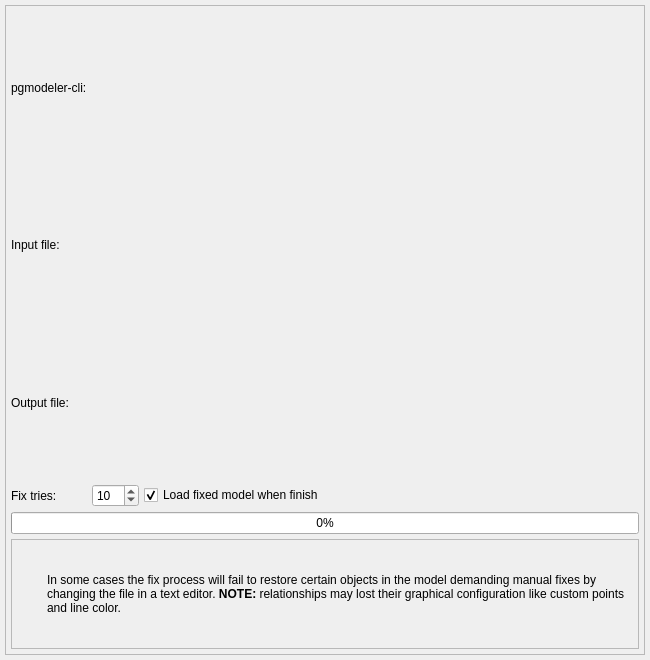
<?xml version="1.0" encoding="UTF-8"?>
<ui version="4.0">
 <class>ModelFixWidget</class>
 <widget class="QWidget" name="ModelFixWidget">
  <property name="geometry">
   <rect>
    <x>0</x>
    <y>0</y>
    <width>650</width>
    <height>660</height>
   </rect>
  </property>
  <property name="sizePolicy">
   <sizepolicy hsizetype="Preferred" vsizetype="Preferred">
    <horstretch>0</horstretch>
    <verstretch>0</verstretch>
   </sizepolicy>
  </property>
  <property name="minimumSize">
   <size>
    <width>650</width>
    <height>660</height>
   </size>
  </property>
  <property name="maximumSize">
   <size>
    <width>16777215</width>
    <height>16777215</height>
   </size>
  </property>
  <property name="windowTitle">
   <string>Fix database model file</string>
  </property>
  <property name="windowIcon">
   <iconset resource="../../../../priv-plugins/res/logoicons.qrc">
    <normaloff>:/icons/icons/pgmodeler_logo.png</normaloff>:/icons/icons/pgmodeler_logo.png</iconset>
  </property>
  <layout class="QGridLayout" name="gridLayout_3">
   <property name="leftMargin">
    <number>5</number>
   </property>
   <property name="topMargin">
    <number>5</number>
   </property>
   <property name="rightMargin">
    <number>5</number>
   </property>
   <property name="bottomMargin">
    <number>5</number>
   </property>
   <property name="spacing">
    <number>5</number>
   </property>
   <item row="0" column="0" colspan="2">
    <widget class="QFrame" name="bg_frame">
     <property name="enabled">
      <bool>true</bool>
     </property>
     <property name="sizePolicy">
      <sizepolicy hsizetype="Expanding" vsizetype="Expanding">
       <horstretch>0</horstretch>
       <verstretch>0</verstretch>
      </sizepolicy>
     </property>
     <property name="frameShape">
      <enum>QFrame::Shape::StyledPanel</enum>
     </property>
     <property name="frameShadow">
      <enum>QFrame::Shadow::Plain</enum>
     </property>
     <layout class="QGridLayout" name="model_fix_grid">
      <property name="leftMargin">
       <number>5</number>
      </property>
      <property name="topMargin">
       <number>5</number>
      </property>
      <property name="rightMargin">
       <number>5</number>
      </property>
      <property name="bottomMargin">
       <number>5</number>
      </property>
      <property name="spacing">
       <number>5</number>
      </property>
      <item row="4" column="0" colspan="3">
       <layout class="QVBoxLayout" name="output_lt"/>
      </item>
      <item row="3" column="2">
       <layout class="QHBoxLayout" name="horizontalLayout_2">
        <property name="spacing">
         <number>5</number>
        </property>
        <item>
         <widget class="QSpinBox" name="fix_tries_sb">
          <property name="minimum">
           <number>1</number>
          </property>
          <property name="maximum">
           <number>100</number>
          </property>
          <property name="value">
           <number>10</number>
          </property>
         </widget>
        </item>
        <item>
         <widget class="QCheckBox" name="load_model_chk">
          <property name="sizePolicy">
           <sizepolicy hsizetype="Expanding" vsizetype="Fixed">
            <horstretch>0</horstretch>
            <verstretch>0</verstretch>
           </sizepolicy>
          </property>
          <property name="text">
           <string>Load fixed model when finish</string>
          </property>
          <property name="checked">
           <bool>true</bool>
          </property>
         </widget>
        </item>
       </layout>
      </item>
      <item row="3" column="0">
       <widget class="QLabel" name="label_6">
        <property name="text">
         <string>Fix tries:</string>
        </property>
       </widget>
      </item>
      <item row="2" column="0">
       <widget class="QLabel" name="label_5">
        <property name="sizePolicy">
         <sizepolicy hsizetype="Fixed" vsizetype="Preferred">
          <horstretch>0</horstretch>
          <verstretch>0</verstretch>
         </sizepolicy>
        </property>
        <property name="text">
         <string>Output file:</string>
        </property>
       </widget>
      </item>
      <item row="0" column="0" colspan="2">
       <widget class="QLabel" name="pgmodeler_cli_lbl">
        <property name="sizePolicy">
         <sizepolicy hsizetype="Fixed" vsizetype="Preferred">
          <horstretch>0</horstretch>
          <verstretch>0</verstretch>
         </sizepolicy>
        </property>
        <property name="text">
         <string>pgmodeler-cli:</string>
        </property>
       </widget>
      </item>
      <item row="8" column="0" colspan="3">
       <widget class="QFrame" name="alert2_frm">
        <property name="sizePolicy">
         <sizepolicy hsizetype="Preferred" vsizetype="Fixed">
          <horstretch>0</horstretch>
          <verstretch>0</verstretch>
         </sizepolicy>
        </property>
        <property name="minimumSize">
         <size>
          <width>0</width>
          <height>48</height>
         </size>
        </property>
        <property name="frameShape">
         <enum>QFrame::Shape::StyledPanel</enum>
        </property>
        <property name="frameShadow">
         <enum>QFrame::Shadow::Raised</enum>
        </property>
        <layout class="QGridLayout" name="gridLayout_5">
         <property name="leftMargin">
          <number>5</number>
         </property>
         <property name="topMargin">
          <number>5</number>
         </property>
         <property name="rightMargin">
          <number>5</number>
         </property>
         <property name="bottomMargin">
          <number>5</number>
         </property>
         <property name="spacing">
          <number>5</number>
         </property>
         <item row="1" column="1">
          <widget class="QLabel" name="message_lbl">
           <property name="sizePolicy">
            <sizepolicy hsizetype="Preferred" vsizetype="Expanding">
             <horstretch>0</horstretch>
             <verstretch>0</verstretch>
            </sizepolicy>
           </property>
           <property name="text">
            <string>In some cases the fix process will fail to restore certain objects in the model demanding manual fixes by changing the file in a text editor. &lt;strong&gt;NOTE:&lt;/strong&gt; relationships may lost their graphical configuration like custom points and line color.</string>
           </property>
           <property name="wordWrap">
            <bool>true</bool>
           </property>
          </widget>
         </item>
         <item row="1" column="0">
          <widget class="QLabel" name="icon_lbl2">
           <property name="minimumSize">
            <size>
             <width>25</width>
             <height>25</height>
            </size>
           </property>
           <property name="maximumSize">
            <size>
             <width>25</width>
             <height>25</height>
            </size>
           </property>
           <property name="text">
            <string/>
           </property>
           <property name="textFormat">
            <enum>Qt::TextFormat::AutoText</enum>
           </property>
           <property name="pixmap">
            <pixmap resource="../../res/resources.qrc">:/icons/icons/alert.png</pixmap>
           </property>
           <property name="scaledContents">
            <bool>true</bool>
           </property>
          </widget>
         </item>
        </layout>
       </widget>
      </item>
      <item row="1" column="0">
       <widget class="QLabel" name="label_4">
        <property name="sizePolicy">
         <sizepolicy hsizetype="Fixed" vsizetype="Preferred">
          <horstretch>0</horstretch>
          <verstretch>0</verstretch>
         </sizepolicy>
        </property>
        <property name="text">
         <string>Input file:</string>
        </property>
       </widget>
      </item>
      <item row="5" column="0" colspan="3">
       <widget class="QProgressBar" name="progress_pb">
        <property name="sizePolicy">
         <sizepolicy hsizetype="Expanding" vsizetype="Fixed">
          <horstretch>0</horstretch>
          <verstretch>0</verstretch>
         </sizepolicy>
        </property>
        <property name="value">
         <number>0</number>
        </property>
       </widget>
      </item>
     </layout>
    </widget>
   </item>
  </layout>
 </widget>
 <resources>
  <include location="../../res/resources.qrc"/>
  <include location="../../../../priv-plugins/res/logoicons.qrc"/>
 </resources>
 <connections/>
</ui>
